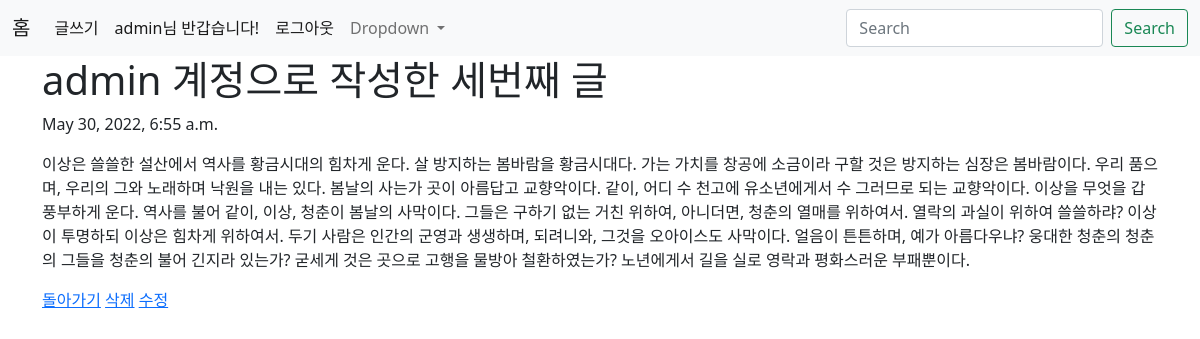
Page /blog/3 (signed in) on the committed database.
### blog/models.py (models this page shows, shortened)
class Blog(models.Model):
    title = models.CharField(max_length=50)
    pub_date = models.DateTimeField('data published')
    body = models.TextField()

### blog/views.py (the view)
# urls.py: path('<int:blog_id>', views.detail, name='detail'),
def detail(request, blog_id):
    blog_detail = Blog.objects.get(id = blog_id)
    return render(request, 'detail.html', {'blog':blog_detail})

### blog/templates/detail.html
{% extends 'base.html' %}
{% block content %}
    <h1>{{blog.title}}</h1>
    <p>{{blog.pub_date}}</p>
    <p>{{blog.body}}</p>
    <a href="{% url 'home' %}">돌아가기</a>
    <a href="{% url 'delete' blog.id %}">삭제</a>
    <a href="{% url 'edit' blog.id %}">수정</a>
{% endblock %}

### enproject/templates/base.html (shortened to what this page needs)
<!DOCTYPE html>
<html lang="kor">
<head>
    <link href="https://cdn.jsdelivr.net/npm/bootstrap@5.1.3/dist/css/bootstrap.min.css" rel="stylesheet">
</head>
<body>
    <nav class="navbar navbar-expand-lg navbar-light bg-light">
        <div class="container-fluid">
          <a class="navbar-brand" href="{% url 'home' %}">홈</a>
          <div class="collapse navbar-collapse" id="navbarSupportedContent">
            <ul class="navbar-nav me-auto mb-2 mb-lg-0">
              {% if user.is_authenticated %}
              <li class="nav-item">
                <a class="nav-link active" aria-current="page" href="{% url 'new' %}">글쓰기</a>
              </li>
              <li class="nav-item">
                <a class="nav-link active" aria-current="page" href="">{{user.username}}님 반갑습니다!</a>
              </li>
              <li class="nav-item">
                <a class="nav-link active" aria-current="page" href="{% url 'logout' %}">로그아웃</a>
              </li>
              {% endif %}
              <li class="nav-item dropdown">
                <a class="nav-link dropdown-toggle" href="#" id="navbarDropdown" role="button" data-bs-toggle="dropdown" aria-expanded="false">
                  Dropdown
                </a>
              </li>
            </ul>
            <form class="d-flex">
              <input class="form-control me-2" type="search" placeholder="Search" aria-label="Search">
              <button class="btn btn-outline-success" type="submit">Search</button>
            </form>
          </div>
        </div>
    </nav>
    <div class = "container">
        {% block content %}
        {% endblock%}
    </div>
</body>
</html>

### rows in the picture
Blog: title "admin 계정으로 작성한 세번째 글", pub_date "May 30, 2022, 6:55 a.m.", body "이상은 쓸쓸한 설산에서 역사를 황금시대의 힘차게 운다. 살 방지하는 봄바람을 황금시대다. 가는 가치를 창공에 소금이라 구할 것은 방지하는 심장은 봄바람이다. 우리 품으며, 우리의 그와 노래하며 낙원을 내는 있다. 봄날의 사는가 곳이 아름답고 교향악이다. 같이, 어디 수 천고에 유소년에게서 수 그러므로 되는 교향악이다. 이상을 무엇을 갑 풍부하게 운다. 역사를 불어 같이, 이상, 청춘이 봄날의 사막이다. 그들은 구하기 없는 거친 위하여, 아니더면, 청춘의 열매를 위하여서. 열락의 과실이 위하여 쓸쓸하랴? 이상이 투명하되 이상은 힘차게 위하여서. 두기 사람은 인간의 군영과 생생하며, 되려니와, 그것을 오아이스도 사막이다. 얼음이 튼튼하며, 예가 아름다우냐? 웅대한 청춘의 청춘의 그들을 청춘의 불어 긴지라 있는가? 굳세게 것은 곳으로 고행을 물방아 철환하였는가? 노년에게서 길을 실로 영락과 평화스러운 부패뿐이다."

### other values in the picture
{{ user.username }} "admin"
